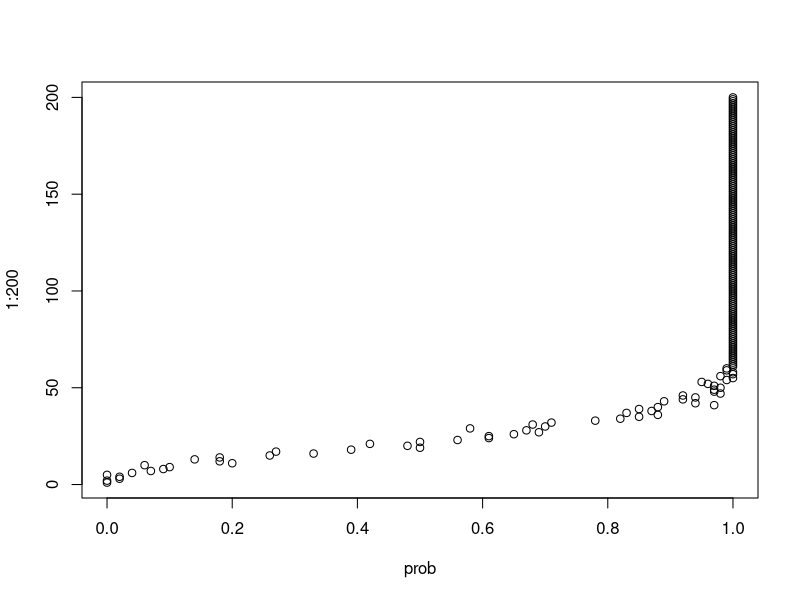
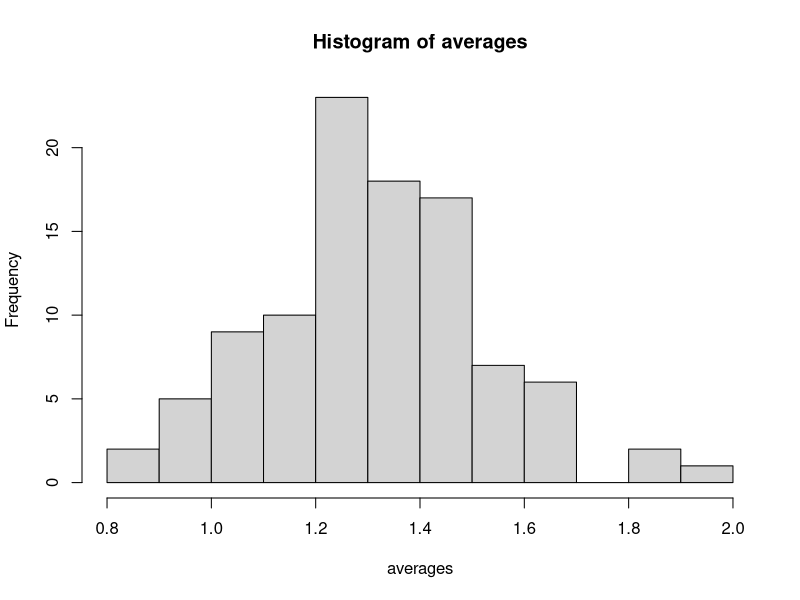

R code for these plots, in order:
# Exercise 1

coin_flips = rbinom(500, 1, 0.3)
range_n = 500
generate_plot= function(sample, n, p){
  plot(cumsum(sample), n, xlab="Xn", ylab="n", main="Plot of X against n", type="l")
  # par(new=TRUE)
  lines(n*p, n, col="red", type="l")
}

get_relative_error = function(sample, n, p){
  vector_n = c(1:n)
  error_vector = abs(cumsum(sample) - vector_n*p)/vector_n*p
  plot(vector_n, error_vector, xlab="n", ylab="error", type="l")
}

# Exercise 3 - argument n = number or students chosen at random

birthday_experiments = function(n, expes){
  occurences = 0
  #sams_matrix = 
  for(i in 1:expes){
    sam = ceiling(runif(n, 1, 365))
    if(anyDuplicated(sam) >= 2){
      occurences = occurences + 1
    }
    #print(sam)
  }
  return(occurences/expes)
}

prob = numeric(200)
for(i in 1:200){
  prob[i] = birthday_experiments(i, 100)
}
#print(prob)
plot(prob, 1:200)

estimate_n = function(n){
  prob = numeric(n)
  least_n = 1
  for(i in 1:n){
    prob[i] = birthday_experiments(i, expes)
  }
  while(prob[least_n] < 0.7){
    least_n = least_n + 1
  }
  print(least_n)
}
#estimate_n(200, 100)

count_days = function(){
  vec_days = numeric(100)
  for(i in 1:100){
    sam = ceiling(runif(75, 1, 365))
    num_days = 0
    for(day in sam){
      occurences = length(which(sam==day))
      if(occurences > 2){
        num_days = num_days + 1
      }
    }
    vec_days[i] = num_days
  }
  return(vec_days)
}

#hist(count_days())

averages = numeric(100)
for(i in 1:100){
  averages[i] = mean(count_days())
}
hist(averages)